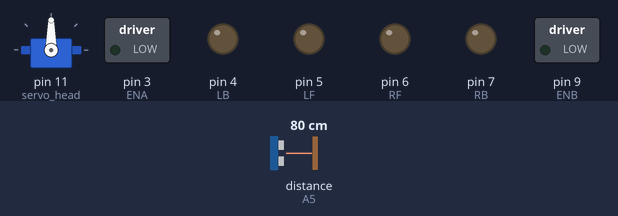
Simulated run of this sketch. Board: Arduino Uno, built with avr-gcc and run on an emulated ATmega328P. On the bench: servo, switched loads named in the sketch (green lamp = pin HIGH), output pins drawn as LEDs (lit = HIGH). Dashed ring = blinking. The test bench sets the inputs (shaded band); at power-on: distance to the obstacle (sensor on A5) 80 cm. The echo pulse lasts 58.3 µs per cm.

Above: at 0.1 s.
4.0 s: distance to the obstacle (sensor on A5) set to 34 cm
At 5.0 s:
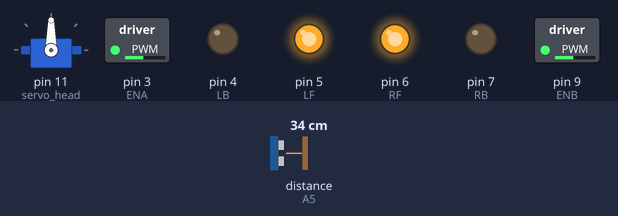
7.0 s: distance to the obstacle (sensor on A5) set to 29 cm
At 8.6 s:
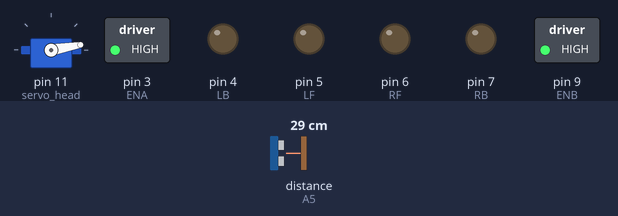
13.0 s: distance to the obstacle (sensor on A5) set to 35 cm
At 13.9 s:
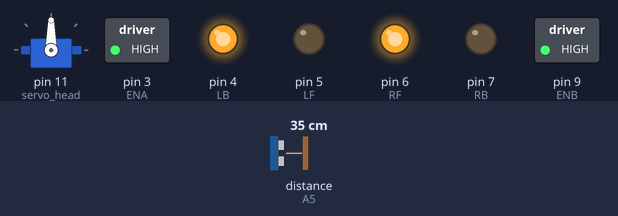
Timing chart, 0 to 22.0 s (numbered marks = the images above; inputs shaded):
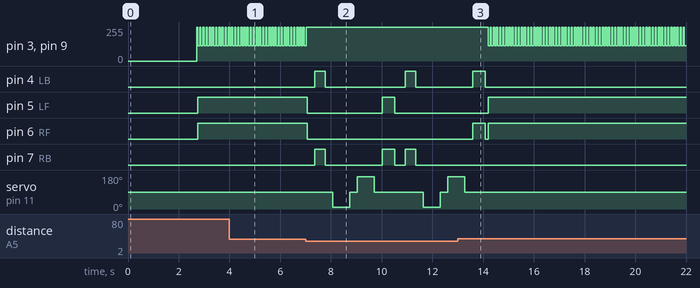

Measured:
- the behaviour switches between 31 and 30 cm on distance to the obstacle (sensor on A5) (found by bisection; images 1 and 2)
- after the input at 7.0 s, pin 3 (ENA): goes on until 7.0 s, then stays 255/255; pin 4 (LB): alternates HIGH for 0.40 s and LOW for 3.2 s, starting after 0.37 s
- after the input at 13.0 s, pin 3 (ENA), pin 9 (ENB): alternates 255/255 for 0.05 s and 115/255 for 0.07 s, starting after 1.2 s; pin 6 (RF): LOW → HIGH after 0.58 s, → LOW 0.50 s later, → HIGH 0.12 s later; pin 7 (RB): stops changing and stays LOW; servo on pin 11 (servo_head): goes on until 13.3 s, then stays 90°
- by itself, pin 3 (ENA), pin 9 (ENB): alternates 255/255 for 0.05 s and 115/255 for 0.07 s

The sketch:

Obstacles_Avoiding_ultrasonic_L298N.ino
```cpp
#include <Servo.h>          //Servo motor library. This is standard library
#include <NewPing.h>        //Ultrasonic sensor function library. You must install this library

//our L298N control pins
const int LF = 5;// left forward motor
const int LB = 4;// left backward motor
const int RF = 6; // right forward motor
const int RB = 7;// right backward motor
const int ENA = 3;
const int ENB = 9;

//ultrasonic sensor pins , trig , echo
#define trig_pin A4  //analog input 4
#define echo_pin A5 //analog input 5

#define maximum_distance 200
boolean goesForward = false;
int distance = 100;

NewPing sonar(trig_pin, echo_pin, maximum_distance); //sensor function
Servo servo_head; //our servo name


void setup(){

  pinMode(RF, OUTPUT);
  pinMode(LF, OUTPUT);
  pinMode(LB, OUTPUT);
  pinMode(RB, OUTPUT);
  pinMode(ENA, OUTPUT);
  pinMode(ENB, OUTPUT);
  servo_head.attach(11); //our servo pin
  servo_head.write(90);

  delay(2000);
  distance = readPing();
  delay(100);
  distance = readPing();
  delay(100);
  distance = readPing();
  delay(100);
  distance = readPing();
  delay(100);
}

void loop(){
  digitalWrite(ENA, 190);
   digitalWrite(ENB, 190);
  int distanceRight = 0;
  int distanceLeft = 0;
  delay(50);
 // change direction if obstacle within 30cm
  if (distance <= 30){
    moveStop();
    delay(300);
    moveBackward();
    delay(400);
    moveStop();
    delay(300);
    distanceRight = lookRight();
    delay(300);
    distanceLeft = lookLeft();
    delay(300);

    if (distance >= distanceLeft){
      turnRight();
      moveStop();
    }
    else{
      turnLeft();
      moveStop();
    }
  }
  // move forward if no obstacle in 30 cm
  else{
    moveForward();
  }
    distance = readPing();
}

int lookRight(){
  servo_head.write(10);
  delay(500);
  int distance = readPing();
  delay(100);
  servo_head.write(90);
  return distance;
}

int lookLeft(){
  servo_head.write(170);
  delay(500);
  int distance = readPing();
  delay(100);
  servo_head.write(90);
  return distance;
  delay(100);
}

int readPing(){
  delay(70);
  int cm = sonar.ping_cm();
  if (cm==0){
    cm=250;
  }
  return cm;
}

void moveStop(){

  digitalWrite(RF, LOW);
  digitalWrite(LF, LOW);
  digitalWrite(RB, LOW);
  digitalWrite(LB, LOW);
}

void moveForward(){

  // if motor is slow or not working try increasing these values
  analogWrite(ENA, 115);
   analogWrite(ENB, 115);
  if(!goesForward){

    goesForward=true;

    digitalWrite(LF, HIGH);
    digitalWrite(RF, HIGH);

    digitalWrite(LB, LOW);
    digitalWrite(RB, LOW);
  }
}

void moveBackward(){
 digitalWrite(ENA, 100);
   digitalWrite(ENB, 100);
  goesForward=false;

  digitalWrite(LB, HIGH);
  digitalWrite(RB, HIGH);

  digitalWrite(LF, LOW);
  digitalWrite(RF, LOW);

}

void turnRight(){
   digitalWrite(ENA, 100);
   digitalWrite(ENB, 100);
  digitalWrite(LF, HIGH);
  digitalWrite(RB, HIGH);

  digitalWrite(LB, LOW);
  digitalWrite(RF, LOW);

  delay(500);

  digitalWrite(LF, HIGH);
  digitalWrite(RF, HIGH);

  digitalWrite(LB, LOW);
  digitalWrite(RB, LOW);


}

void turnLeft(){
   digitalWrite(ENA, 100);
   digitalWrite(ENB, 100);
  digitalWrite(LB, HIGH);
  digitalWrite(RF, HIGH);

  digitalWrite(LF, LOW);
  digitalWrite(RB, LOW);

  delay(500);

  digitalWrite(LF, HIGH);
  digitalWrite(RF, HIGH);

  digitalWrite(LB, LOW);
  digitalWrite(RB, LOW);
}
```
